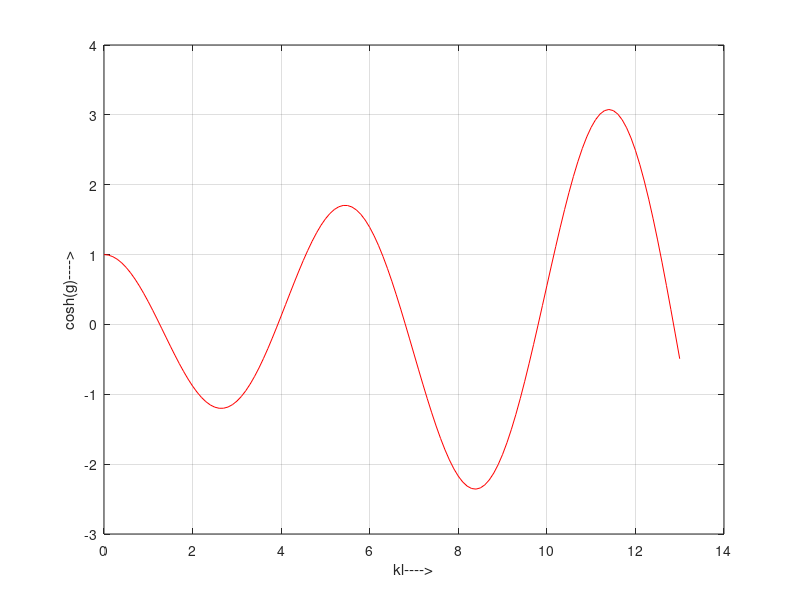

This chart was generated by the following MATLAB code: (Note: this script raises an error after producing the figure.)
kl=0:0.1:13;
l=0.85;
m=0.37;
m0=0.85;

figure(1)
chg=cos(kl)-(m/(2*m0*l))*(kl).*sin(kl); %Tar fram cosh(g)
plot(kl,chg,'red') %plottar cosh(g)
grid
xlabel('kl---->')
ylabel('cosh(g)---->')
Title('l=0.85, m=0.37, m0=0.85')
